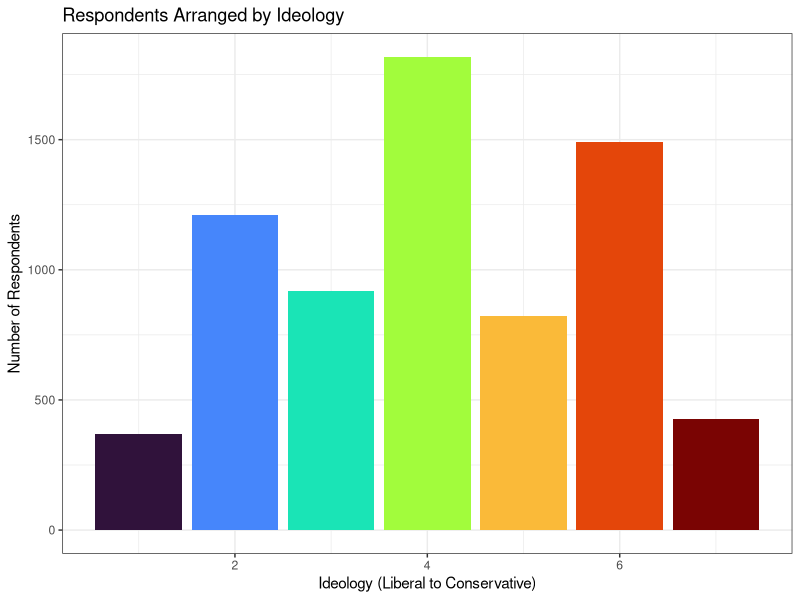
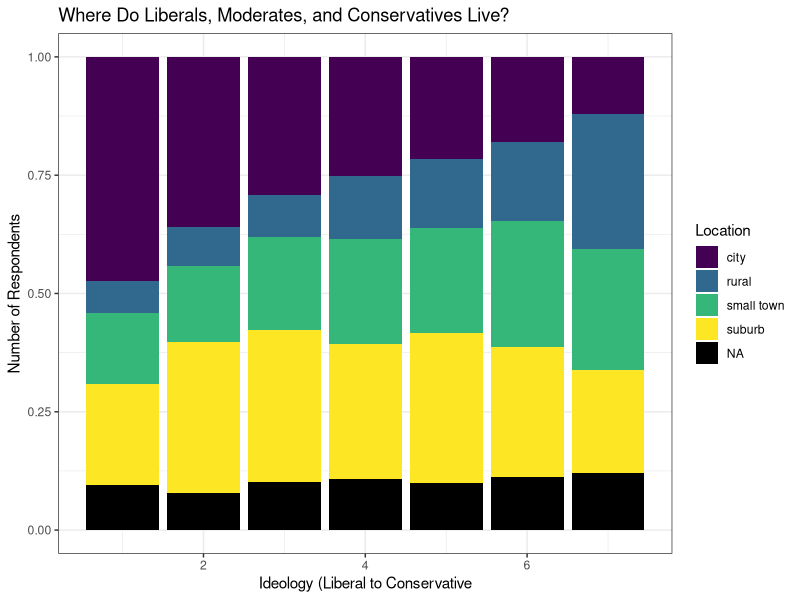
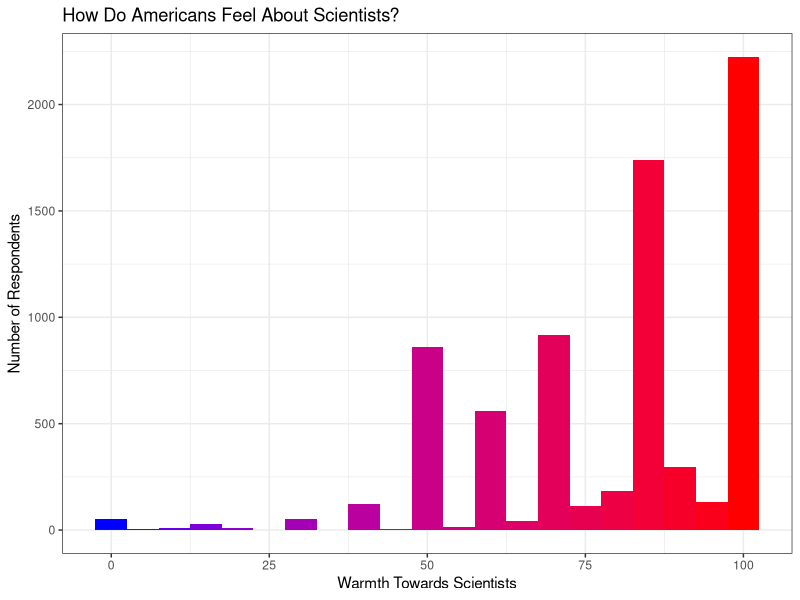
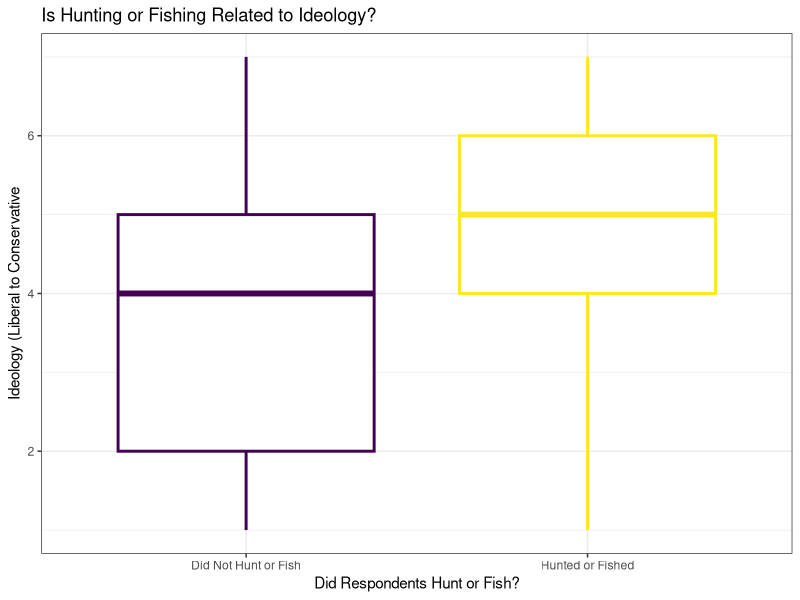
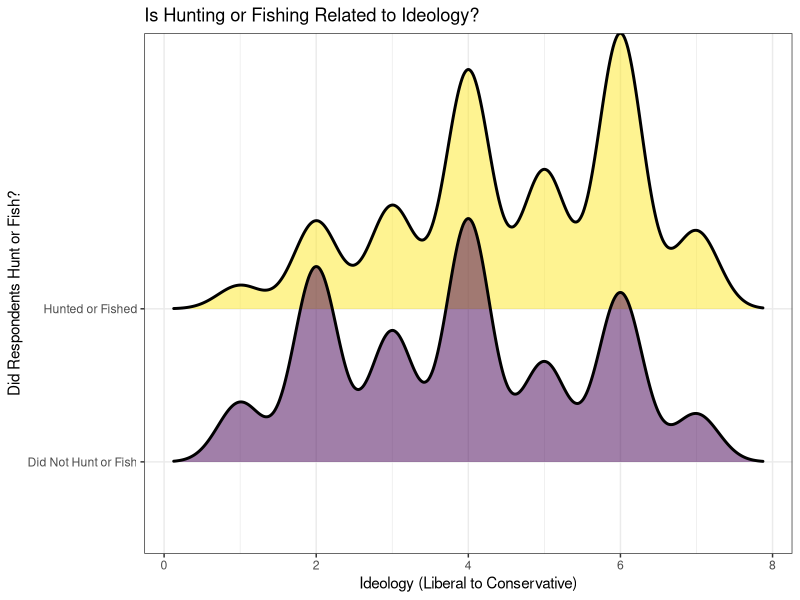
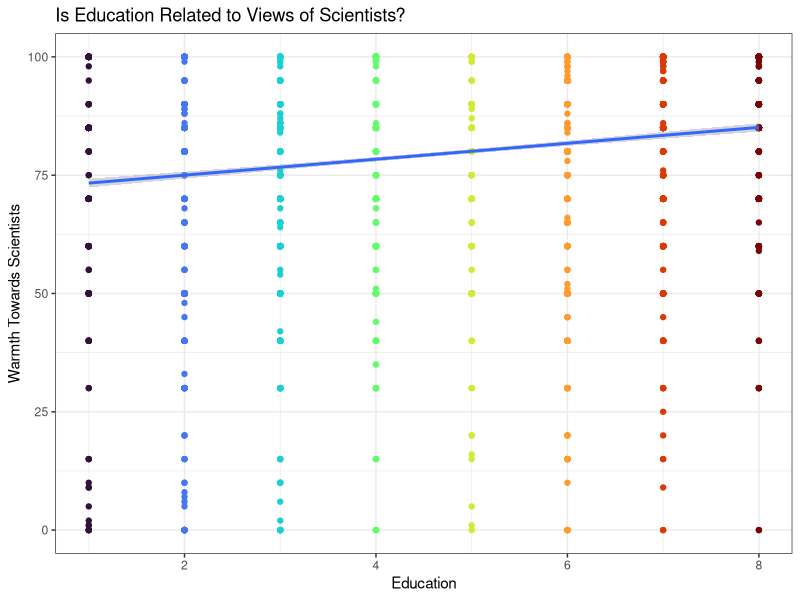
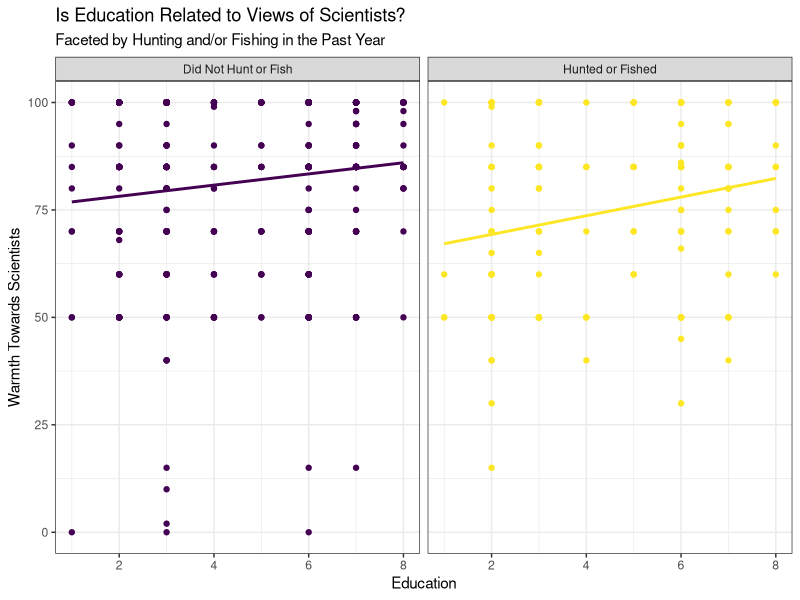

Write the R code that produced these figures, in order.
## ---- chunk 1
library(tidyverse) 
library(viridis)
library(ggridges)
library(scales)
## ---- chunk 2
anes <- read_csv("anes2020_subset.csv")
## ---- chunk 3
glimpse(anes)
## ---- chunk 4
ggplot(anes, aes(x = ideology, fill = as.factor(ideology))) +
  geom_bar() +
  labs(title = "Respondents Arranged by Ideology",
       x = "Ideology (Liberal to Conservative)",
       y = "Number of Respondents") +
  theme_bw() +
  scale_fill_viridis(discrete = TRUE, option= "H") +
  guides(fill = "none")
## ---- chunk 5
ggplot(anes, aes(x = ideology, fill = urbanrural)) +
  geom_bar(position = "fill") +
  labs(title = "Where Do Liberals, Moderates, and Conservatives Live?",
       x = "Ideology (Liberal to Conservative",
       y = "Number of Respondents",
       fill = "Location") +
  scale_fill_viridis(discrete = TRUE, option = "D", na.value = "Black") +
  theme_bw()
## ---- chunk 6
ggplot(anes, aes(x = scientists, fill = as.integer(scientists),
                 group = scientists)) +
  geom_histogram(binwidth = 5) +
  labs(title = "How Do Americans Feel About Scientists?",
       x = "Warmth Towards Scientists",
       y = "Number of Respondents") +
  theme_bw() +
  scale_fill_gradient(low = "Blue", high = "Red") +
  guides(fill = "none")
## ---- chunk 7
anes %>%
  drop_na(hunt_fish) %>%
  mutate(hunted_fished = ifelse(hunt_fish == 0,
                                "Did Not Hunt or Fish", "Hunted or Fished")) %>%
  ggplot(., aes(x = hunted_fished, y = ideology, color = hunted_fished)) +
  geom_boxplot(lwd = 1) +
  labs(title = "Is Hunting or Fishing Related to Ideology?",
       x = "Did Respondents Hunt or Fish?",
       y = "Ideology (Liberal to Conservative") +
  theme_bw() +
  scale_color_viridis(discrete = TRUE, option = "D")+
  guides(color = "none")
## ---- chunk 8
anes %>%
  drop_na(hunt_fish) %>%
  mutate(hunted_fished = ifelse(hunt_fish == 0,
                                "Did Not Hunt or Fish", "Hunted or Fished")) %>%
  ggplot(., aes(x = ideology, y = hunted_fished, fill = hunted_fished)) +
  geom_density_ridges(alpha = 0.5, color = "black", lwd = 1) +
  labs(title = "Is Hunting or Fishing Related to Ideology?",
       x = "Ideology (Liberal to Conservative)",
       y = "Did Respondents Hunt or Fish?") +
  theme_bw() +
  scale_fill_viridis(discrete = TRUE, option = "D") +
  guides(fill = "none")
## ---- chunk 9
ggplot(anes, aes(x = education, y = scientists)) +
  geom_point(aes(color = as.factor(education))) +
  scale_color_viridis(discrete = TRUE, option = "H") +
  guides(color = "none") +
  labs(title = "Is Education Related to Views of Scientists?",
       x = "Education", y = "Warmth Towards Scientists") +
  theme_bw() +
  geom_smooth(method = lm)
## ---- chunk 10
set.seed(18)
anes2 <- anes %>%
  sample_frac(.10)
facet.labs <- c("Hunted or Fished",
                "Did Not Hunt or Fish",
                "Unknown")
names(facet.labs) <- c("1", "0", NA)
ggplot(na.omit(anes2), aes(x = education, y = scientists,
                           color = as.factor(hunt_fish))) +
  geom_point() +
  scale_color_viridis(discrete = TRUE, option = "D") +
  guides(color = "none") +
  facet_grid(cols = vars(hunt_fish),
             labeller = labeller(hunt_fish = facet.labs)) +
  labs(title = "Is Education Related to Views of Scientists?",
       subtitle = "Faceted by Hunting and/or Fishing in the Past Year",
       x = "Education", y = "Warmth Towards Scientists") +
  theme_bw()+
  geom_smooth(method = lm, se = FALSE)
